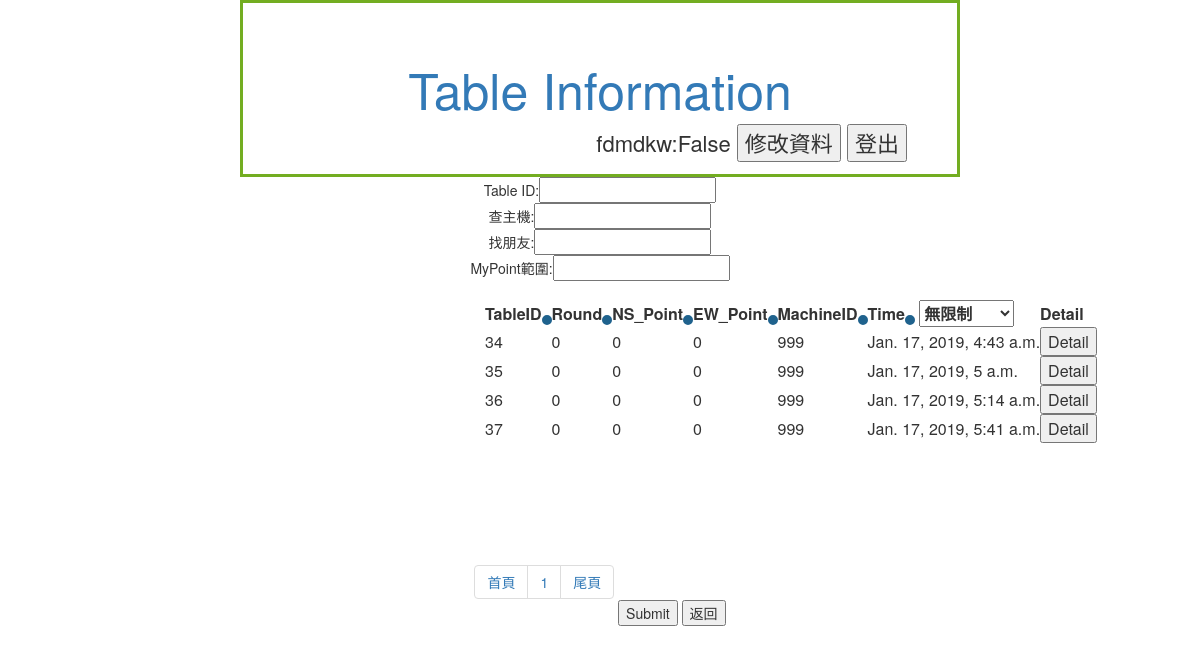
/Table/ (signed in), run on an earlier commit of the app's database.
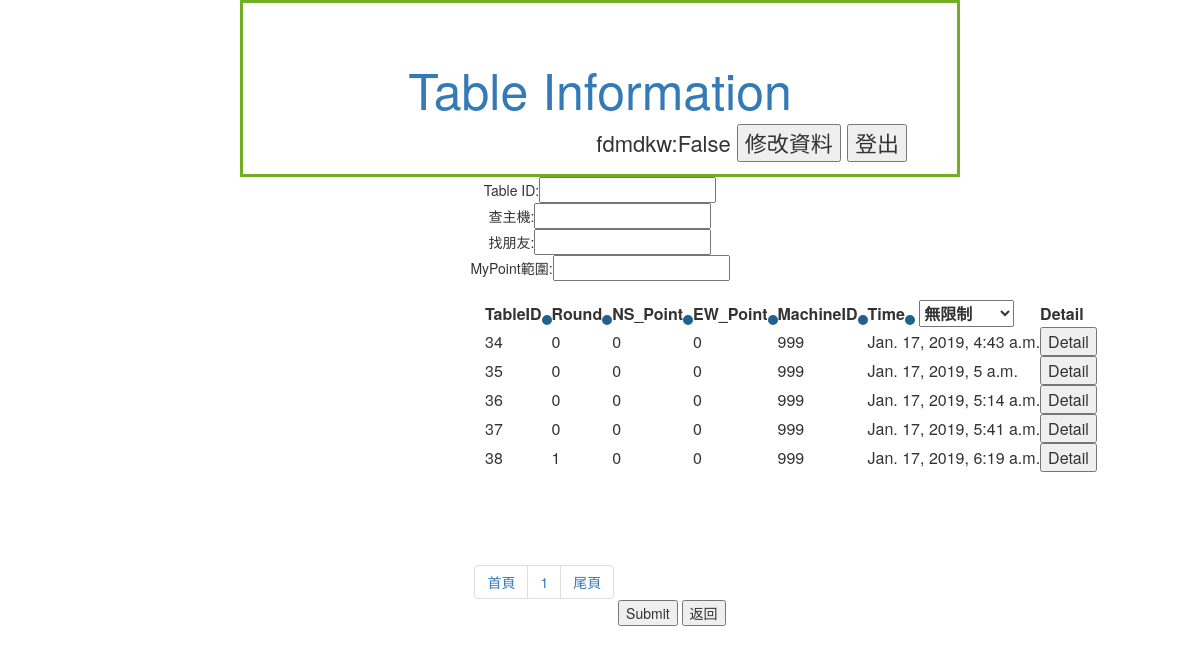
And on a later commit of the database.
### Member/models.py (models this page shows, shortened)
class table(models.Model):
    time = models.DateTimeField(verbose_name="time",auto_now=True)
    NS_TotalPoint = models.DecimalField(max_digits = 5,decimal_places=0)
    EW_TotalPoint = models.DecimalField(max_digits = 5,decimal_places=0)
    RoundNum = models.DecimalField(max_digits = 10,decimal_places=0)     #總共進行幾個ROUND Eg. 1/4/16
    MachineID = models.DecimalField(max_digits = 10,decimal_places=0)
    '''
    dds_result format: string{10 11 12 13 20 ... 53}
    # Use space to seperate each 2 digits numner
        N   E   S   W
    NT 10  11  12  13
    S  20  21  22  23
    H  30  31  32  33
    D  40  41  42  43
    C  50  51  52  53
    '''

### Member/views.py (the view, shortened to what this page needs)
# urls.py: path('Table/',views.tableinformation,name = 'table'),
@login_required(login_url='/Member/login/')
def tableinformation(request,tid='x'):
	permission = False
	seats = seat.objects.filter(PlayerID=request.user.id)
	mytable = []
	for s in seats:
		mytable.append(s.TableID.pk)
	mytable = set(mytable)		#去除重複
	tables = table.objects.filter(pk__in=mytable)		#一般使用者
	if request.user.is_staff==True:
		permission = True			#管理者
		tables = table.objects.all()
	name = Name(request)
	if	tid=="x":		# 牌桌資訊一覽
		paginator = Paginator(tables, 5)
		page = request.GET.get('page','1')
		tables = paginator.page(page)
		return render(request,"Member/table.html",locals())

### Member/views.py (called while the page is built)
def Name(request):
	name = request.user.first_name
	if name == "":
		name = request.user.username
	return name

### Member/templates/Member/table.html (shortened to what this page needs)
{% extends 'Member/base.html' %}
{%block title%}
    Table Information
{%endblock%}
{%block user%}
        {{name}}:{{permission}}
        <input type="button" value="修改資料" onclick="location='/Member/modify/'">
        <input type="button" value="登出" onclick="location='/Member/logout/'">
{%endblock%}
{%block content%}
<form method="post" action="/Member/Table/">
<div class="find">
    Table ID:<input type="text" name="T_id"><br>
    查主機:<input type="text" name="BMBC"><br>
    找朋友:<input type="text" name="Friend"><br>
    MyPoint範圍:<input type="text" name="MyPoint"><br>
</div>
    <table class="filter">
        <th>TableID<input type="submit" name = 'order'value="TableID"></th>
        <th>Round<input type="submit" name = 'order'value="RoundNum"></th>
        <th>NS_Point<input type="submit" name = 'order'value="NS_TotalPoint"></th>
        <th>EW_Point<input type="submit" name = 'order'value="EW_TotalPoint"></th>
        <th>MachineID<input type="submit" name = 'order'value="MachineID"></th>
        <th>Time<input type="submit" name = 'order'value="-time">
            <select name="TimeRange">
                <option value="99999">無限制</option>
            </select>
        </th>
        <th>Detail</th>
        {%for table in tables%}
        <tr>
        <td>{{table.pk}}</td>
        <td>{{table.RoundNum}}</td>
        <td>{{table.NS_TotalPoint}}</td>
        <td>{{table.EW_TotalPoint}}</td>
        <td>{{table.MachineID}}</td>
        <td>{{table.time}}</td>
        <td><input type="button" onclick="location.href='{{table.pk}}'"value="Detail"></td>
        </tr>
        {%endfor%}
    </table>
{%endblock%}
{%block bottom%}
            <ul class="pagination">
            <li><a href="/Member/Table/?page=1">首頁</a></li>
                 {% for num in tables.paginator.page_range %}
                    <li><a href="/Member/Table/?page={{ num }}">{{ num }}</a></li>
                 {% endfor %}
                <li><a href="/Member/Table/?page={{ tables.paginator.num_pages }}">尾頁</a></li>
             </ul>
<input type="submit" class="a">
{%endblock%}

What changed in the data, as far as the page shows it:
added table: pk "38", RoundNum "1", NS_TotalPoint "0", EW_TotalPoint "0", MachineID "999", time "Jan. 17, 2019, 6:19 a.m."
